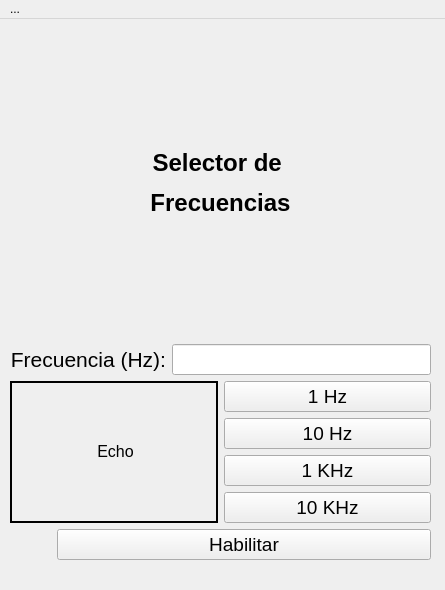
<?xml version="1.0" encoding="UTF-8"?>
<ui version="4.0">
 <class>SelectroDeFrecuencias</class>
 <widget class="QMainWindow" name="SelectroDeFrecuencias">
  <property name="geometry">
   <rect>
    <x>0</x>
    <y>0</y>
    <width>445</width>
    <height>590</height>
   </rect>
  </property>
  <property name="windowTitle">
   <string>Selector de frecuencias</string>
  </property>
  <widget class="QWidget" name="centralwidget">
   <widget class="QWidget" name="">
    <property name="geometry">
     <rect>
      <x>10</x>
      <y>10</y>
      <width>421</width>
      <height>531</height>
     </rect>
    </property>
    <layout class="QVBoxLayout" name="verticalLayout_2">
     <item>
      <widget class="QLabel" name="label">
       <property name="text">
        <string>&lt;html&gt;&lt;head/&gt;&lt;body&gt;&lt;p align=&quot;center&quot;&gt;&lt;span style=&quot; font-size:18pt; font-weight:600;&quot;&gt;Selector de &lt;/span&gt;&lt;/p&gt;&lt;p align=&quot;center&quot;&gt;&lt;span style=&quot; font-size:18pt; font-weight:600;&quot;&gt;Frecuencias&lt;/span&gt;&lt;/p&gt;&lt;/body&gt;&lt;/html&gt;</string>
       </property>
      </widget>
     </item>
     <item>
      <layout class="QHBoxLayout" name="horizontalLayout">
       <item>
        <widget class="QLabel" name="label_2">
         <property name="text">
          <string>&lt;html&gt;&lt;head/&gt;&lt;body&gt;&lt;p align=&quot;right&quot;&gt;&lt;span style=&quot; font-size:16pt;&quot;&gt;Frecuencia (Hz):&lt;/span&gt;&lt;/p&gt;&lt;/body&gt;&lt;/html&gt;</string>
         </property>
        </widget>
       </item>
       <item>
        <widget class="QLineEdit" name="entryFrecuencia">
         <property name="font">
          <font>
           <pointsize>14</pointsize>
          </font>
         </property>
        </widget>
       </item>
      </layout>
     </item>
     <item>
      <layout class="QHBoxLayout" name="horizontalLayout_3">
       <item>
        <widget class="QLabel" name="labelEcho">
         <property name="frameShape">
          <enum>QFrame::WinPanel</enum>
         </property>
         <property name="text">
          <string>&lt;html&gt;&lt;head/&gt;&lt;body&gt;&lt;p align=&quot;center&quot;&gt;&lt;span style=&quot; font-size:12pt; color:#000000;&quot;&gt;Echo&lt;/span&gt;&lt;/p&gt;&lt;/body&gt;&lt;/html&gt;</string>
         </property>
        </widget>
       </item>
       <item>
        <layout class="QVBoxLayout" name="verticalLayout">
         <item>
          <widget class="QPushButton" name="button1hz">
           <property name="font">
            <font>
             <pointsize>14</pointsize>
            </font>
           </property>
           <property name="text">
            <string>1 Hz</string>
           </property>
          </widget>
         </item>
         <item>
          <widget class="QPushButton" name="button10hz">
           <property name="font">
            <font>
             <pointsize>14</pointsize>
            </font>
           </property>
           <property name="text">
            <string>10 Hz</string>
           </property>
          </widget>
         </item>
         <item>
          <widget class="QPushButton" name="button1khz">
           <property name="font">
            <font>
             <pointsize>14</pointsize>
            </font>
           </property>
           <property name="text">
            <string>1 KHz</string>
           </property>
          </widget>
         </item>
         <item>
          <widget class="QPushButton" name="button10khz">
           <property name="font">
            <font>
             <pointsize>14</pointsize>
            </font>
           </property>
           <property name="text">
            <string>10 KHz</string>
           </property>
          </widget>
         </item>
        </layout>
       </item>
      </layout>
     </item>
     <item>
      <layout class="QHBoxLayout" name="horizontalLayout_2">
       <item>
        <widget class="QLabel" name="LedIndicator">
         <property name="maximumSize">
          <size>
           <width>41</width>
           <height>41</height>
          </size>
         </property>
         <property name="text">
          <string/>
         </property>
        </widget>
       </item>
       <item>
        <widget class="QPushButton" name="buttonHabilitar">
         <property name="font">
          <font>
           <pointsize>14</pointsize>
          </font>
         </property>
         <property name="text">
          <string>Habilitar</string>
         </property>
        </widget>
       </item>
      </layout>
     </item>
    </layout>
   </widget>
  </widget>
  <widget class="QMenuBar" name="menuBar">
   <property name="geometry">
    <rect>
     <x>0</x>
     <y>0</y>
     <width>445</width>
     <height>31</height>
    </rect>
   </property>
   <widget class="QMenu" name="menuPuerto">
    <property name="title">
     <string>...</string>
    </property>
    <addaction name="actionPuerto"/>
    <addaction name="actionBaud"/>
   </widget>
   <addaction name="menuPuerto"/>
  </widget>
  <action name="actionPuerto">
   <property name="text">
    <string>Puerto</string>
   </property>
  </action>
  <action name="actionBaud">
   <property name="text">
    <string>Baud</string>
   </property>
  </action>
 </widget>
 <resources/>
 <connections/>
</ui>
